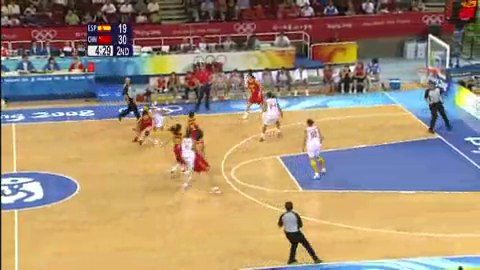
#> input picture frame 14 of video/test3_480x270.mp4, 480 x 270 px, given in place of cam1_left.mov, which was not available
$ python merge.py
#> lines starting #> are read from the running program, lines starting #| are printed output that depends on the picture
import cv2
import numpy as np

our_point = []
enemy_point = []
other_point = []


frame_point = []


def draw_circle(event,x,y,flags,param):

    if event == cv2.EVENT_LBUTTONDBLCLK:

        global mouseX, mouseY
        mouseX,mouseY = x,y
        #print(mouseX,mouseY)

        cv2.circle(cams2,(x,y),7,(0,0,255),-1)
        our_point.append([mouseX, mouseY])

    elif event == cv2.EVENT_RBUTTONDBLCLK:

        mouseX,mouseY = x,y
        #print(mouseX,mouseY)

        cv2.circle(cams2, (x, y), 7, (0, 255, 0), -1)
        enemy_point.append([mouseX,mouseY])


    cv2.imshow('result',cams2)
    cv2.imwrite(str(frame_count) + '.jpg', cams2)


cam1 = cv2.VideoCapture('/Users/itaegyeong/Desktop/video/cam1_left.mov')
cam2 = cv2.VideoCapture('/Users/itaegyeong/Desktop/video/cam2_left.mov')
cam3 = cv2.VideoCapture('/Users/itaegyeong/Desktop/video/cam3_right.mov')
cam4 = cv2.VideoCapture('/Users/itaegyeong/Desktop/video/cam4_right.mov')

background = cv2.imread('/Users/itaegyeong/Desktop/background_big.png')


cv2.namedWindow('image')

cv2.setMouseCallback('image', draw_circle)

# 640 x 360
frame_count = 0

while True:

    _, cam1_frame = cam1.read()
#> cam1_frame is the input picture: shape (270, 480, 3); mean B, G, R 116.6, 142, 163
    _, cam2_frame = cam2.read()
    _, cam3_frame = cam3.read()
    _, cam4_frame = cam4.read()

    left_cam = np.concatenate((cam1_frame, cam2_frame), axis=0)
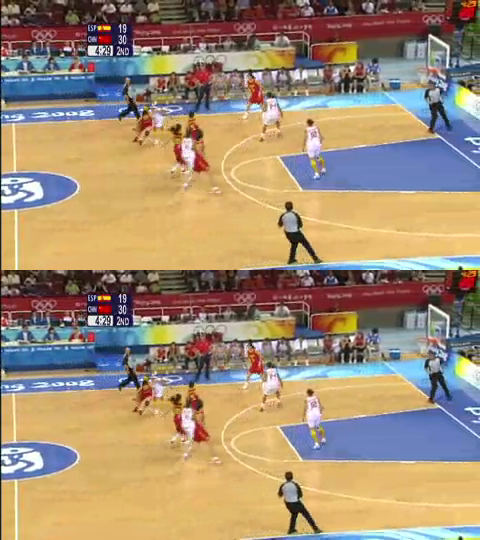
#> left_cam: shape (540, 480, 3); mean B, G, R 116.6, 142, 163
    right_cam = np.concatenate((cam3_frame, cam4_frame), axis=0)

#> (the run stopped early here; a loop or call above may not have finished)

$ run again, starting later in the video
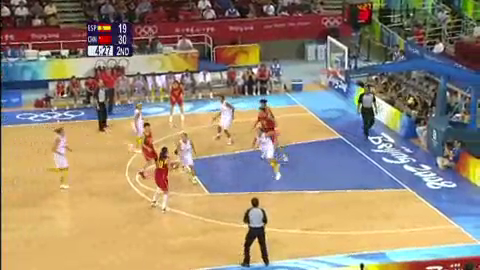
#> input picture frame 65 of video/test3_480x270.mp4, 480 x 270 px, given in place of cam1_left.mov, which was not available
#> cam1_frame is the input picture: shape (270, 480, 3); mean B, G, R 116.5, 137.8, 154.3
#> `left_cam = np.concatenate((cam1_frame, cam2_frame), axis=0)`:
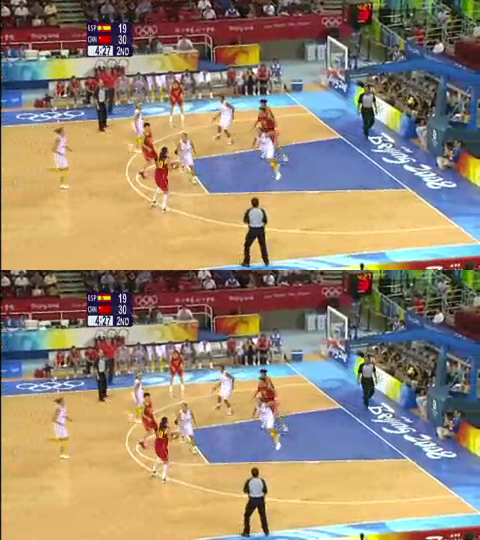
#> left_cam: shape (540, 480, 3); mean B, G, R 116.5, 137.8, 154.3

$ run again, starting later in the video
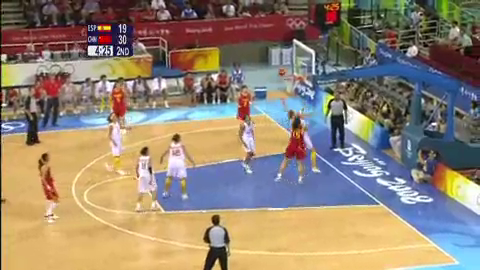
#> input picture frame 116 of video/test3_480x270.mp4, 480 x 270 px, given in place of cam1_left.mov, which was not available
#> cam1_frame is the input picture: shape (270, 480, 3); mean B, G, R 115, 132.5, 147.5
#> `left_cam = np.concatenate((cam1_frame, cam2_frame), axis=0)`:
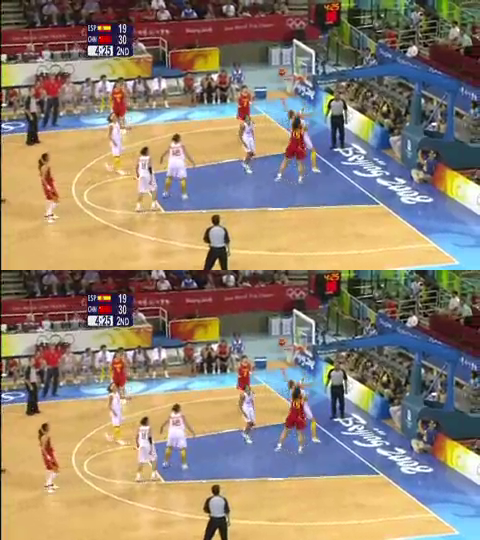
#> left_cam: shape (540, 480, 3); mean B, G, R 115, 132.5, 147.5
